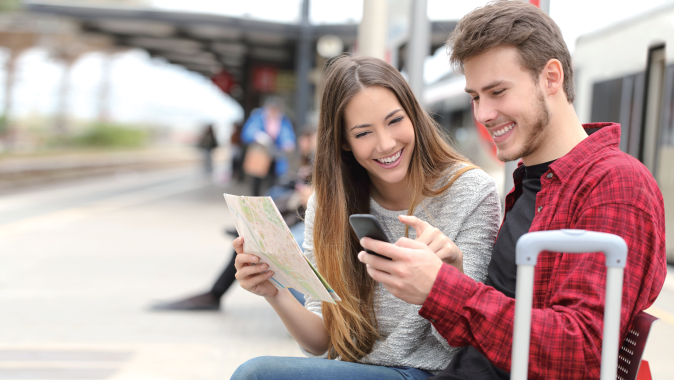
#> input picture img/IMG_3600.PNG, 1348 x 759 px, found by its file name (shown at 1/2 size)
$ python NMS.py
#> lines starting #> are read from the running program, lines starting #| are printed output that depends on the picture; after the words box and inside, x2 and y2 are one past the last pixel; in counts of white or black regions, pixels touching at a corner belong together
"""
@Project Name: ML
@Author: Shen Hongcai
@Time: 2019-03-29, 13:24
@Python Version: python3.6
@Coding Scheme: utf-8
@Interpreter Name: PyCharm
"""

import numpy as np
import cv2


def nms(boxes, thresh=0.3):
#> called with thresh = 0.3
    boxes=np.asarray(boxes)
    xmin = boxes[:, 0]
    ymin = boxes[:, 1]
    xmax = boxes[:, 2]
    ymax = boxes[:, 3]
    scores = boxes[:, 4]  # bbox置信度
    areas = (xmax - xmin + 1) * (ymax - ymin + 1)  # 每一个检测框的面积,array形式
    order = scores.argsort()[::-1]  # 置信度降序排列，返回降序后的box索引

    # keep为最后保留的边框的索引
    keep = []
    while order.size > 0:
        # order[0]是当前分数最大的窗口，肯定保留
        i = order[0]
        keep.append(i)

        # 计算窗口i与其他所有窗口的交叠部分的面积
        xx1 = np.maximum(xmin[i], xmin[order[1:]])
        yy1 = np.maximum(ymin[i], ymin[order[1:]])
        xx2 = np.minimum(xmax[i], xmax[order[1:]])
        yy2 = np.minimum(ymax[i], ymax[order[1:]])

        w = np.maximum(0.0, xx2 - xx1 + 1)
        h = np.maximum(0.0, yy2 - yy1 + 1)
        overlap = w * h
        union = areas[i] + areas[order[1:]] - overlap
        IOU = overlap / union
        # inds为所有与窗口i的iou值小于threshold值的窗口的index，其他窗口此次都被窗口i吸收
        inds = np.where(IOU <= thresh)[0]
        # order里面只保留与窗口i交叠面积小于threshold的那些窗口，由于ovr长度比order长度少1(不包含i)，所以inds+1对应到保留的窗口
        order = order[inds + 1]

    return keep


def plotRectangle(boxes, scores):
    """

    :param boxes: list
    :param scores: list
    :return:
    """
    filepath = "/Users/wangjiaxin/Desktop/workspace2/ExercisePython/ML/nms/IMG_3600.PNG"
    img = cv2.imread(filepath)
#> img is the input picture: shape (759, 1348, 3); mean B, G, R 155.5, 158.9, 180.7
    xmin = [boxes[i][0] for i in range(len(boxes))]
    ymin = [boxes[i][1] for i in range(len(boxes))]
    xmax = [boxes[i][2] for i in range(len(boxes))]
    ymax = [boxes[i][3] for i in range(len(boxes))]
    linecolor = (0, 255, 0)
    linetype = 3
    font = cv2.FONT_HERSHEY_SIMPLEX

    for i in range(len(boxes)):
        cv2.rectangle(img, (xmin[i], ymin[i]), (xmax[i],ymax[i]), linecolor, linetype)
        cv2.putText(img,scores[i], (xmin[i]+5, ymax[i]), font, 1.2, (255, 0, 0), 2)
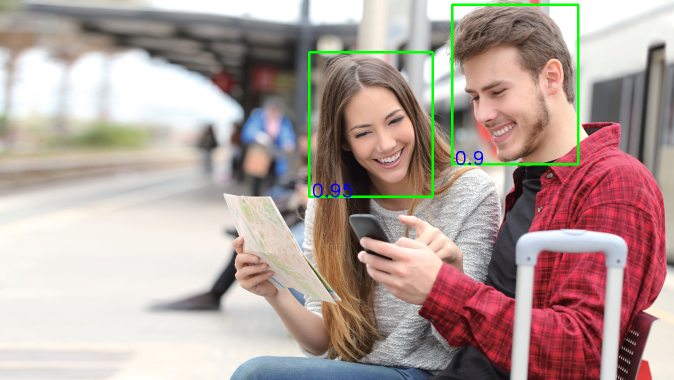
#> img: shape (759, 1348, 3) (shown at 1/2 size); 1.16% of pixels changed, all inside (x1, y1, x2, y2) = (616, 7, 1159, 396)
    cv2.waitKey(0)
    cv2.imwrite("./result/NMS_pic.jpg", img)  # 存储结果图像


if __name__ == "__main__":
    box = [[635, 111, 849, 375, 0.92],
           [658, 131, 891, 426, 0.88],
           [618, 104, 865, 393, 0.95],
           [904, 9, 1156, 328, 0.90],
           [921, 23, 1148, 346, 0.85]]
    keep = nms(box)
    keepbox = [box[i][0:4] for i in keep]
    score = [str(box[i][-1]) for i in keep]
    plotRectangle(keepbox, score)
